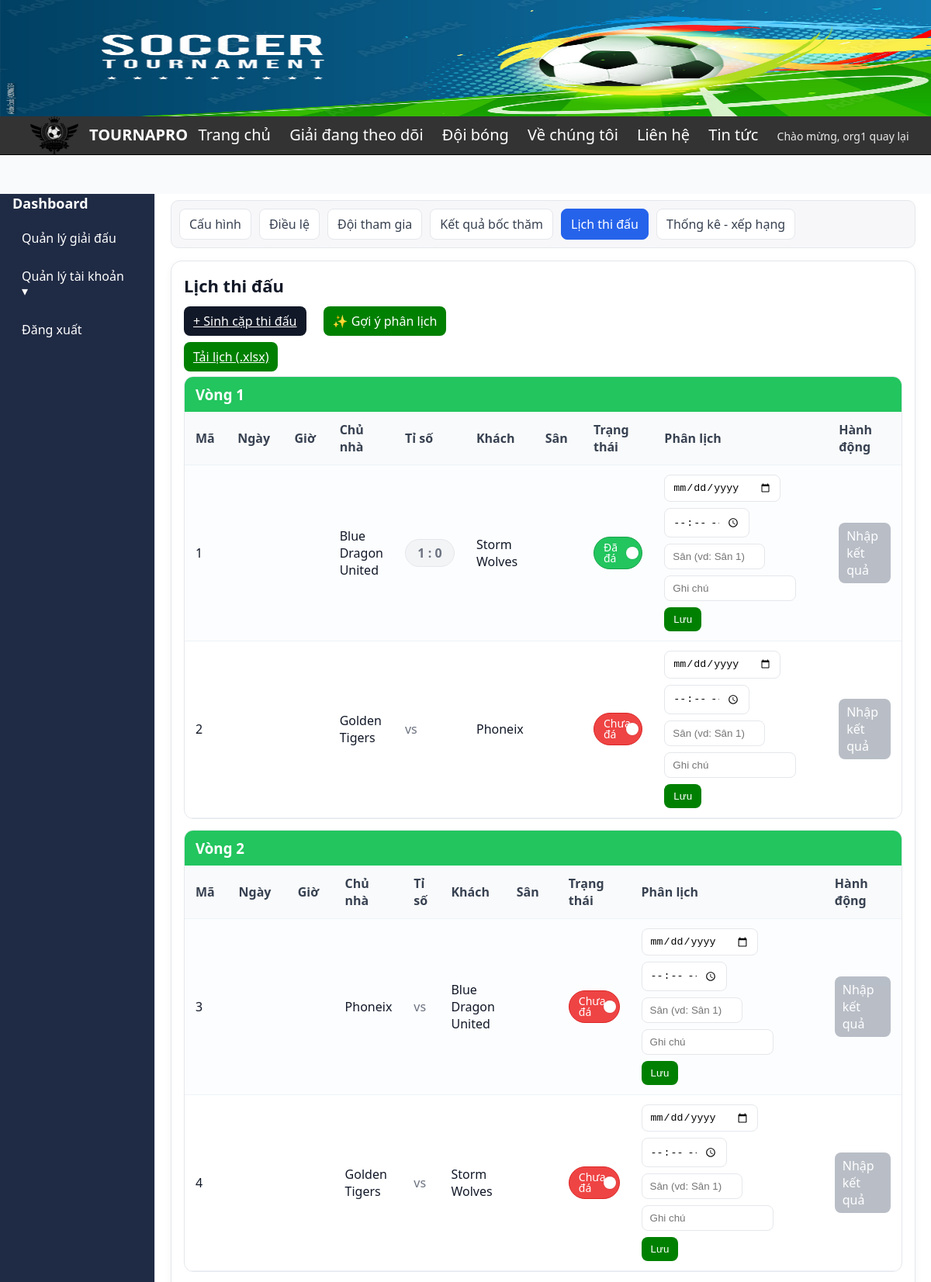
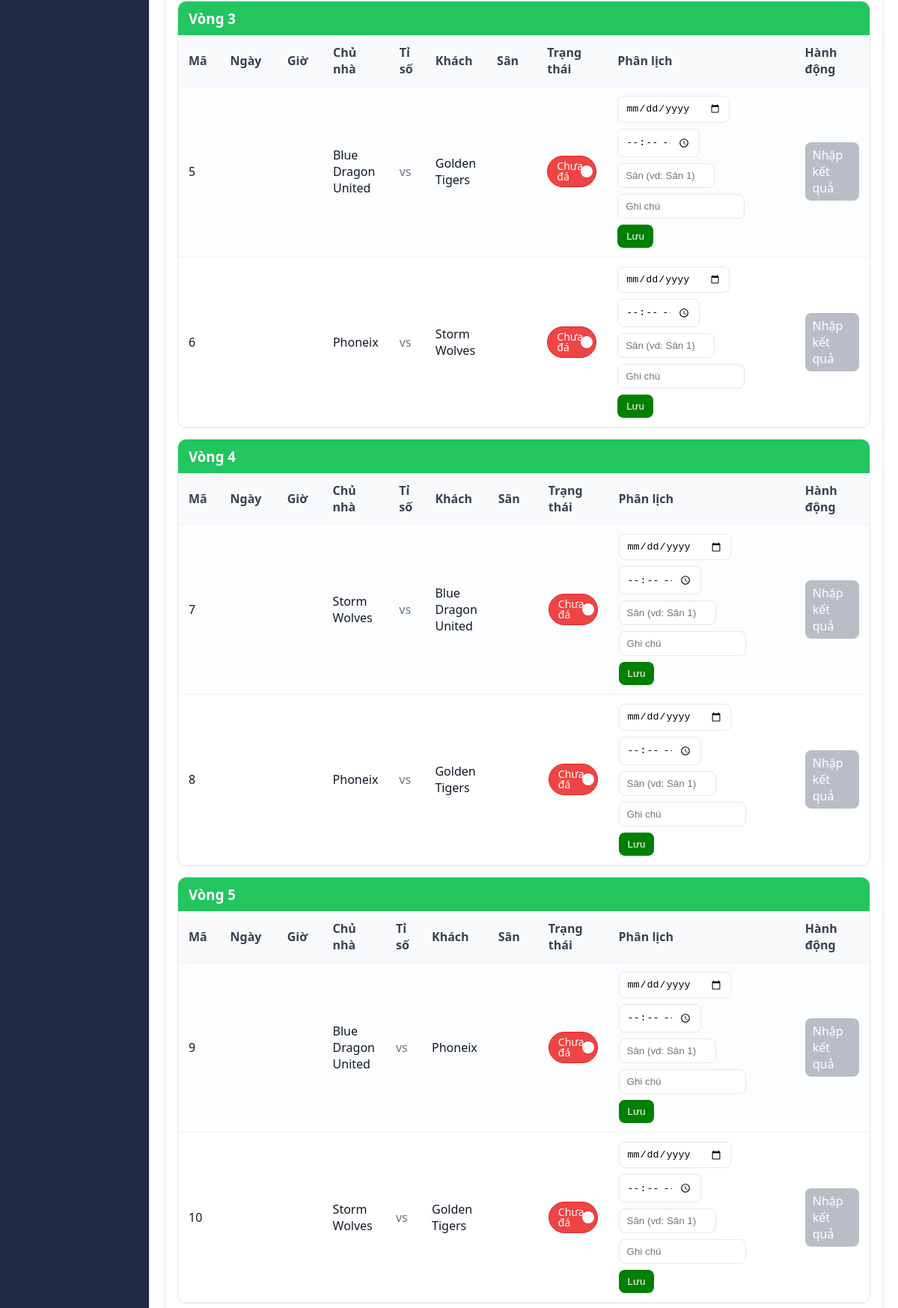
Page /dashboard.php?page=schedule&id=27 (signed in, upper part) on the committed database (2 pictures, top to bottom).
### tables this page shows
CREATE TABLE `match` (
  `id_match` int(11) NOT NULL,
  `id_tourna` int(11) NOT NULL,
  `id_group` int(11) DEFAULT NULL,
  `round_no` int(11) NOT NULL,
  `leg_no` tinyint(4) DEFAULT 1,
  `home_team_id` int(11) DEFAULT NULL,
  `away_team_id` int(11) DEFAULT NULL,
  `home_placeholder` varchar(60) DEFAULT NULL,
  `away_placeholder` varchar(60) DEFAULT NULL,
  `kickoff_date` date DEFAULT NULL,
  `kickoff_time` time DEFAULT NULL,
  `venue` varchar(120) DEFAULT NULL,
  `status` enum('scheduled','played','canceled') DEFAULT 'scheduled',
  `home_score` tinyint(4) DEFAULT NULL,
  `away_score` tinyint(4) DEFAULT NULL,
  `location_id` int(11) DEFAULT NULL,
  `pitch_label` varchar(30) DEFAULT NULL
);

CREATE TABLE `team` (
  `id_team` int(11) NOT NULL,
  `teamName` varchar(250) NOT NULL,
  `logo` varchar(200) NOT NULL,
  `teamMember_count` int(11) NOT NULL,
  `id_user` bigint(20) UNSIGNED NOT NULL,
  `status` tinyint(1) NOT NULL DEFAULT 1
);

### control/controlschedule.php (called while the page is built, shortened)
<?php
require_once __DIR__ . '/../model/modelschedule.php';
class cSchedule {
  public function screen(int $idTourna){
    $m  = new mSchedule();
    $mt = new mTourna();
    $rounds = $m->loadSchedule($idTourna);
ksort($rounds);
$detail        = $mt->getDetail($idTourna);
$ruleType      = strtolower($detail['ruletype'] ?? '');
$mg            = new mGroup();
$maxGroupRound = method_exists($mg,'maxGroupRoundNo') ? (int)$mg->maxGroupRoundNo($idTourna) : 0;
$roundTitles = [];
$koLabelByMatches = function(int $matches): string {
    return match ($matches) {
        1   => 'Chung kết',
        2   => 'Bán kết',
        4   => 'Tứ kết',
        8   => 'Vòng 1/8',
        16  => 'Vòng 1/16',
        32  => 'Vòng 1/32',
        default => 'Play-off',
    };
};
foreach ($rounds as $rnd => $list) {
    if ($ruleType === 'roundrobin' && $maxGroupRound === 0) {
        $roundTitles[$rnd] = 'Vòng '.$rnd;
    } else {
        $roundTitles[$rnd] = $koLabelByMatches(count($list));
    }
}
    include __DIR__ . '/../view/schedule.php';
  }
}

### model/modelschedule.php (called while the page is built, shortened)
<?php
class mSchedule {
public function loadSchedule(int $idTourna): array {
  $p = new mconnect();
  $c = $p->moketnoi();
  $data = [];
  $sql = "SELECT
            m.id_match, m.id_tourna, m.round_no,
            m.id_group,                           -- giữ nguyên cột gốc
            COALESCE(m.id_group, 0) AS _gid,      -- alias an toàn
            m.leg_no, m.home_team_id, m.away_team_id,
            m.home_placeholder, m.away_placeholder,
            m.kickoff_date, m.kickoff_time, m.location_id, m.pitch_label, m.venue,
            m.home_score, m.away_score, m.status,
            th.teamName AS home_name,
            ta.teamName AS away_name
          FROM `match` m
          LEFT JOIN team th ON th.id_team = m.home_team_id
          LEFT JOIN team ta ON ta.id_team = m.away_team_id
          WHERE m.id_tourna=?
          ORDER BY m.round_no, m.id_match";
  $stm = mysqli_prepare($c,$sql);
  mysqli_stmt_bind_param($stm,"i",$idTourna);
  mysqli_stmt_execute($stm);
  $res = mysqli_stmt_get_result($stm);
  while($r = $res->fetch_assoc()){
    $data[(int)$r['round_no']][] = $r;
  }
  return $data;
}
}

### view/schedule.php (the view, shortened to what this page needs)
<?php
$id_tourna = isset($id_tourna) ? (int)$id_tourna : (isset($_GET['id']) ? (int)$_GET['id'] : 0);
?>
<div class="nav">
  <a href="dashboard.php?page=update_tourna&id=<?= $id_tourna ?>">Cấu hình</a>
  <a href="dashboard.php?page=regulation&id_tourna=<?= $id_tourna ?>">Điều lệ</a>
  <a href="dashboard.php?page=addteam&id=<?= $id_tourna ?>">Đội tham gia</a>
  <a href="dashboard.php?page=draw&id_tourna=<?= $id_tourna ?>">Kết quả bốc thăm</a>
  <a class="active" href="dashboard.php?page=schedule&id=<?= $id_tourna ?>">Lịch thi đấu</a>
  <a href="dashboard.php?page=rank&id_tourna=<?= $id_tourna ?>">Thống kê - xếp hạng</a>
</div>
<div class="page-card">
  <h2 class="page-title">Lịch thi đấu</h2>
<div class="hstack">
  <a class="btn primary"
     href="dashboard.php?page=schedule&id=<?= $id_tourna ?>&generate=auto">
     + Sinh cặp thi đấu
  </a>
    <details class="auto-panel">
    <summary class="btn">✨ Gợi ý phân lịch</summary>
  </details>
</div>
  <?php if(empty($rounds)): ?>
    <p class="muted">Chưa có trận nào. Hãy bấm “Sinh cặp đấu”.</p>
  <?php else: ?>
<div class="d-flex justify-content-end mb-3">
  <a class="btn btn-success"
     href="control/controlschedule.php?action=export&id=<?= (int)$id_tourna ?>">
    <i class="fa fa-file-excel"></i> Tải lịch (.xlsx)
  </a>
</div>
<?php foreach ($rounds as $roundNo => $matches): ?>
  <div class="round-card">
    <div class="round-header">
      <h3 class="round-title">
        <?= htmlspecialchars($roundTitles[$roundNo] ?? ('Vòng '.$roundNo)) ?>
      </h3>
    </div>
        <div class="table-wrap">
          <table class="table">
            <thead>
  <tr>
    <th style="width:70px">Mã</th>
    <th style="width:110px">Ngày</th>
    <th style="width:90px">Giờ</th>
    <th>Chủ nhà</th>
    <th class="muted" style="width:60px">Tỉ số</th>
    <th>Khách</th>
    <th style="width:120px">Sân</th>
    <th style="width:120px">Trạng thái</th>
    <th style="width:520px">Phân lịch</th>
    <th style="width:160px">Hành động</th>
  </tr>
            </thead>
<tbody>
<?php foreach ($matches as $m): ?>
  <tr>
    <td><?= isset($m['_seq']) ? (int)$m['_seq'] : '' ?></td>
    <td><?= $m['kickoff_date'] ? date('d/m/Y', strtotime($m['kickoff_date'])) : '' ?></td>
    <td><?= $m['kickoff_time'] ? substr($m['kickoff_time'], 0, 5) : '' ?></td>
    <td class="home">
      <?php
        if (!empty($m['home_name'])) {
          echo htmlspecialchars($m['home_name']);
        } else {
          echo htmlspecialchars($prettyPlaceholder($m['home_placeholder'] ?? ''));
        }
      ?>
    </td>
    <td class="muted" style="width:60px">
      <?php
        $hasScore = ($m['status'] === 'played') ||
                    ($m['home_score'] !== null && $m['away_score'] !== null);
        if ($hasScore) {
          $hs = (int)$m['home_score'];
          $as = (int)$m['away_score'];
          echo '<span class="score-pill">'.$hs.' : '.$as.'</span>';
        } else {
          echo '<span class="muted">vs</span>';
        }
      ?>
    </td>
    <td class="away">
      <?php
        if (!empty($m['away_name'])) {
          echo htmlspecialchars($m['away_name']);
        } else {
          echo htmlspecialchars($prettyPlaceholder($m['away_placeholder'] ?? ''));
        }
      ?>
    </td>
    <td><?= htmlspecialchars($m['pitch_label'] ?: ($m['venue'] ?? '')) ?></td>
    <td>
      <?php $st = $m['status'] ?? 'scheduled'; ?>
      <span class="status-pill
                  <?= $st==='played'    ? 'status-played'    : '' ?>
                  <?= $st==='scheduled' ? 'status-scheduled' : '' ?>
                  <?= $st==='canceled'  ? 'status-canceled'  : '' ?>">
        <?= $st==='played' ? 'Đã đá' : ($st==='canceled' ? 'Hủy' : 'Chưa đá') ?>
      </span>
    </td>
    <td>
      <form method="post" class="kickoff-form">
        <input type="date" name="kickoff_date" required value="<?= $m['kickoff_date'] ?? '' ?>">
        <input type="time" name="kickoff_time" required value="<?= $m['kickoff_time'] ?? '' ?>">
        <input type="text" name="pitch_label" required placeholder="Sân (vd: Sân 1)" value="<?= htmlspecialchars($m['pitch_label'] ?? '') ?>">
        <input type="text" name="venue" placeholder="Ghi chú" value="<?= htmlspecialchars($m['venue'] ?? '') ?>">
        <button class="btn" name="update_kickoff" value="1">Lưu</button>
      </form>
    </td>
    <td>
      <?php
        $hasSchedule =
          !empty($m['kickoff_date']) &&
          !empty($m['kickoff_time']) &&
          !empty($m['pitch_label']);
      ?>
      <?php if ($hasSchedule): ?>
        <a class="btnpoint"
           href="dashboard.php?page=match_stats&id_match=<?= (int)$m['id_match'] ?>&id=<?= $id_tourna ?>">
          Nhập kết quả
        </a>
      <?php else: ?>
        <span class="btnpoint disabled"
              title="Hãy phân lịch (ngày, giờ, sân) trước khi nhập kết quả">
          Nhập kết quả
        </span>
      <?php endif; ?>
    </td>
  </tr>
<?php endforeach; ?>
</tbody>
          </table>
        </div>
      </div>
    <?php endforeach; ?>
  <?php endif; ?>
</div>

### dashboard.php (style rules this page uses)
* { box-sizing: border-box; margin: 0; padding: 0; }
:root { --bg: #f6f7fb; --card: #ffffff; --text: #1f2937; --muted: #6b7280; --primary: #2563eb; --sidebar-w: 200px; --radius: 14px; --shadow: 0 8px 20px rgba(0,0,0,.06); --sidebar-w: 200px; --radius: 12px; }
html, body { height: 100%; }
body { background: var(--bg); color: var(--text); font-family: system-ui, -apple-system, "Segoe UI", Roboto, Inter, Arial, sans-serif; }
body { overflow-x:hidden; }

### view/schedule.php (style rules this page uses)
:root { --border:#e5e7eb; --muted:#6b7280; --text:#111827; --bg:#f8fafc; --card:#ffffff; --primary:#111827; --primary-600:#0b1220; }
.nav { display:flex; gap:10px; padding:10px; background:#f7f7f9; border:1px solid var(--border); border-radius:10px; margin-bottom:16px }
.nav a { text-decoration:none; color:#374151; padding:8px 12px; background:#fff; border:1px solid var(--border); border-radius:8px }
.nav a.active { background:#2563eb;color:#fff;border-color:#2563eb }
.page-card { background:var(--card); border:1px solid var(--border); border-radius:14px; box-shadow:0 2px 10px rgba(0,0,0,.05); padding:16px }
.page-title { margin:0 0 12px 0; font-size:22px; color:var(--text) }
.hstack { display:flex; gap:10px; align-items:center; margin:10px 0 16px }
.btn { padding:8px 12px; border:1px solid var(--border); border-radius:10px; background:#fff; cursor:pointer }
.btn.primary { background:var(--primary); color:#fff; border-color:var(--primary) }
.auto-panel { margin-left:12px; }
.auto-panel summary { list-style:none; }
.round-card { margin-top:14px; border:1px solid var(--border); border-radius:12px; overflow:hidden }
.round-header { padding:10px 14px; background:#22c55e; color:#fff; font-weight:600 }
.table-wrap { overflow-x:auto }
.table { width:100%; border-collapse:separate; border-spacing:0 }
.table th,.table td { padding:12px 14px; border-bottom:1px solid #eef2f7; vertical-align:middle }
.table thead th { background:#f9fafb; text-align:left; color:#374151; font-weight:600 }
.table tbody tr:nth-child(odd) { background:#fcfdff }
.muted { color:var(--muted) }
.kickoff-form, .score-form { display:flex; gap:8px; align-items:center; flex-wrap:wrap }
.kickoff-form input[type="date"], .kickoff-form input[type="time"], .kickoff-form select, .kickoff-form input[type="text"] { padding:8px 10px; border:1px solid var(--border); border-radius:8px; background:#fff }
.kickoff-form input[type="date"] { width:150px }
.kickoff-form input[type="time"] { width:110px }
.kickoff-form input[name="pitch_label"] { width:130px }
.kickoff-form input[name="venue"] { width:170px }
.kickoff-form .btn { padding:8px 12px }
.btn { background: green; color: #fff; border: none; padding: 8px 12px; border-radius: 8px; cursor: pointer; }
.btnpoint { display:inline-block; padding:6px 10px; background:#2563eb; color:#fff; border-radius:8px; text-decoration:none }
.btnpoint.disabled { background:#9ca3af; cursor:not-allowed; opacity:0.7; pointer-events:none; }
.status-pill { display:inline-flex; align-items:center; gap:8px; padding:6px 14px; border-radius:9999px; font-weight:600; position:relative; border:1px solid transparent; line-height:1; user-select:none; }
.status-pill::after { content:""; position:absolute; right:4px; top:50%; width:16px; height:16px; border-radius:50%; background:#fff; transform:translateY(-50%); box-shadow:0 0 0 1px rgba(0,0,0,.06); }
.status-played { background:#22c55e; color:#fff; border-color:#16a34a; }
.status-scheduled { background:#ef4444; color:#fff; border-color:#dc2626; }
.status-pill { display:inline-flex; align-items:center; gap:8px; padding:6px 12px; border-radius:9999px; font-weight:200; position:relative; border:1px solid transparent; line-height:1; user-select:none; font-size:14px }
.score-pill { display:inline-block; min-width:64px; text-align:center; padding:6px 10px; border-radius:9999px; background:#f3f4f6; border:1px solid #e5e7eb; font-weight:600; }

### rows in the picture
match: _seq "1", home_team.teamName "Blue Dragon United", home_score "1", away_score "0", away_team.teamName "Storm Wolves", status "Đã đá", shows "Nhập kết quả"
match: _seq "3", home_team.teamName "Phoneix", status "vs", away_team.teamName "Blue Dragon United", shows "Nhập kết quả"
match: away_team "4", home_team.teamName "Golden Tigers", status "vs", away_team.teamName "Storm Wolves", shows "Nhập kết quả"
match: _seq "5", home_team.teamName "Blue Dragon United", status "vs", away_team.teamName "Golden Tigers", shows "Nhập kết quả"
match: _seq "6", home_team.teamName "Phoneix", status "vs", away_team.teamName "Storm Wolves", shows "Nhập kết quả"
match: _seq "7", home_team.teamName "Storm Wolves", status "vs", away_team.teamName "Blue Dragon United", shows "Nhập kết quả"
match: _seq "8", home_team.teamName "Phoneix", status "vs", away_team.teamName "Golden Tigers", shows "Nhập kết quả"
match: _seq "9", home_team.teamName "Blue Dragon United", status "vs", away_team.teamName "Phoneix", shows "Nhập kết quả"
match: _seq "10", home_team.teamName "Storm Wolves", status "vs", away_team.teamName "Golden Tigers", shows "Nhập kết quả"

### other values in the picture
$username "org1"
$roundTitles[$roundNo] "Vòng 1"
$m['_seq'] "2"
$m['home_name'] "Golden Tigers"
$m['away_name'] "Phoneix"
$roundTitles[$roundNo] "Vòng 2"
$roundTitles[$roundNo] "Vòng 3"
$roundTitles[$roundNo] "Vòng 4"
$roundTitles[$roundNo] "Vòng 5"
